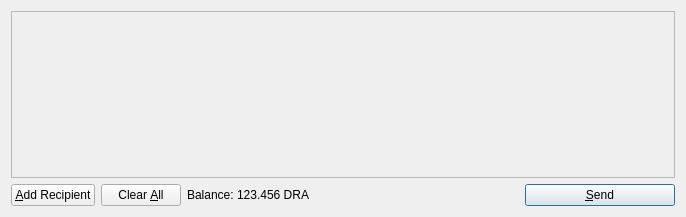
<?xml version="1.0" encoding="UTF-8"?>
<ui version="4.0">
 <class>SendCoinsDialog</class>
 <widget class="QDialog" name="SendCoinsDialog">
  <property name="geometry">
   <rect>
    <x>0</x>
    <y>0</y>
    <width>686</width>
    <height>217</height>
   </rect>
  </property>
  <property name="windowTitle">
   <string>Send Coins</string>
  </property>
  <layout class="QVBoxLayout" name="verticalLayout">
   <item>
    <widget class="QScrollArea" name="scrollArea">
     <property name="widgetResizable">
      <bool>true</bool>
     </property>
     <widget class="QWidget" name="scrollAreaWidgetContents">
      <property name="geometry">
       <rect>
        <x>0</x>
        <y>0</y>
        <width>666</width>
        <height>165</height>
       </rect>
      </property>
      <layout class="QVBoxLayout" name="verticalLayout_2">
       <property name="margin">
        <number>0</number>
       </property>
       <item>
        <layout class="QVBoxLayout" name="entries">
         <property name="spacing">
          <number>6</number>
         </property>
        </layout>
       </item>
       <item>
        <spacer name="verticalSpacer">
         <property name="orientation">
          <enum>Qt::Vertical</enum>
         </property>
         <property name="sizeHint" stdset="0">
          <size>
           <width>20</width>
           <height>40</height>
          </size>
         </property>
        </spacer>
       </item>
      </layout>
     </widget>
    </widget>
   </item>
   <item>
    <layout class="QHBoxLayout" name="horizontalLayout">
     <item>
      <widget class="QPushButton" name="addButton">
       <property name="toolTip">
        <string>Send to multiple recipients at once</string>
       </property>
       <property name="text">
        <string>&amp;Add Recipient</string>
       </property>
       <property name="icon">
        <iconset resource="../bitcoin.qrc">
         <normaloff>:/icons/add</normaloff>:/icons/add</iconset>
       </property>
       <property name="autoDefault">
        <bool>false</bool>
       </property>
      </widget>
     </item>
     <item>
      <widget class="QPushButton" name="clearButton">
       <property name="sizePolicy">
        <sizepolicy hsizetype="Minimum" vsizetype="Fixed">
         <horstretch>0</horstretch>
         <verstretch>0</verstretch>
        </sizepolicy>
       </property>
       <property name="toolTip">
        <string>Remove all transaction fields</string>
       </property>
       <property name="text">
        <string>Clear &amp;All</string>
       </property>
       <property name="icon">
        <iconset resource="../bitcoin.qrc">
         <normaloff>:/icons/remove</normaloff>:/icons/remove</iconset>
       </property>
       <property name="autoRepeatDelay">
        <number>300</number>
       </property>
       <property name="autoDefault">
        <bool>false</bool>
       </property>
      </widget>
     </item>
     <item>
      <layout class="QHBoxLayout" name="horizontalLayout_2">
       <property name="spacing">
        <number>3</number>
       </property>
       <item>
        <widget class="QLabel" name="label">
         <property name="text">
          <string>Balance:</string>
         </property>
        </widget>
       </item>
       <item>
        <widget class="QLabel" name="labelBalance">
         <property name="cursor">
          <cursorShape>IBeamCursor</cursorShape>
         </property>
         <property name="text">
          <string>123.456 DRA</string>
         </property>
         <property name="textInteractionFlags">
          <set>Qt::LinksAccessibleByMouse|Qt::TextSelectableByKeyboard|Qt::TextSelectableByMouse</set>
         </property>
        </widget>
       </item>
      </layout>
     </item>
     <item>
      <spacer name="horizontalSpacer">
       <property name="orientation">
        <enum>Qt::Horizontal</enum>
       </property>
       <property name="sizeHint" stdset="0">
        <size>
         <width>40</width>
         <height>20</height>
        </size>
       </property>
      </spacer>
     </item>
     <item>
      <widget class="QPushButton" name="sendButton">
       <property name="minimumSize">
        <size>
         <width>150</width>
         <height>0</height>
        </size>
       </property>
       <property name="toolTip">
        <string>Confirm the send action</string>
       </property>
       <property name="text">
        <string>&amp;Send</string>
       </property>
       <property name="icon">
        <iconset resource="../bitcoin.qrc">
         <normaloff>:/icons/send</normaloff>:/icons/send</iconset>
       </property>
       <property name="default">
        <bool>true</bool>
       </property>
      </widget>
     </item>
    </layout>
   </item>
  </layout>
 </widget>
 <resources>
  <include location="../bitcoin.qrc"/>
 </resources>
 <connections/>
</ui>
